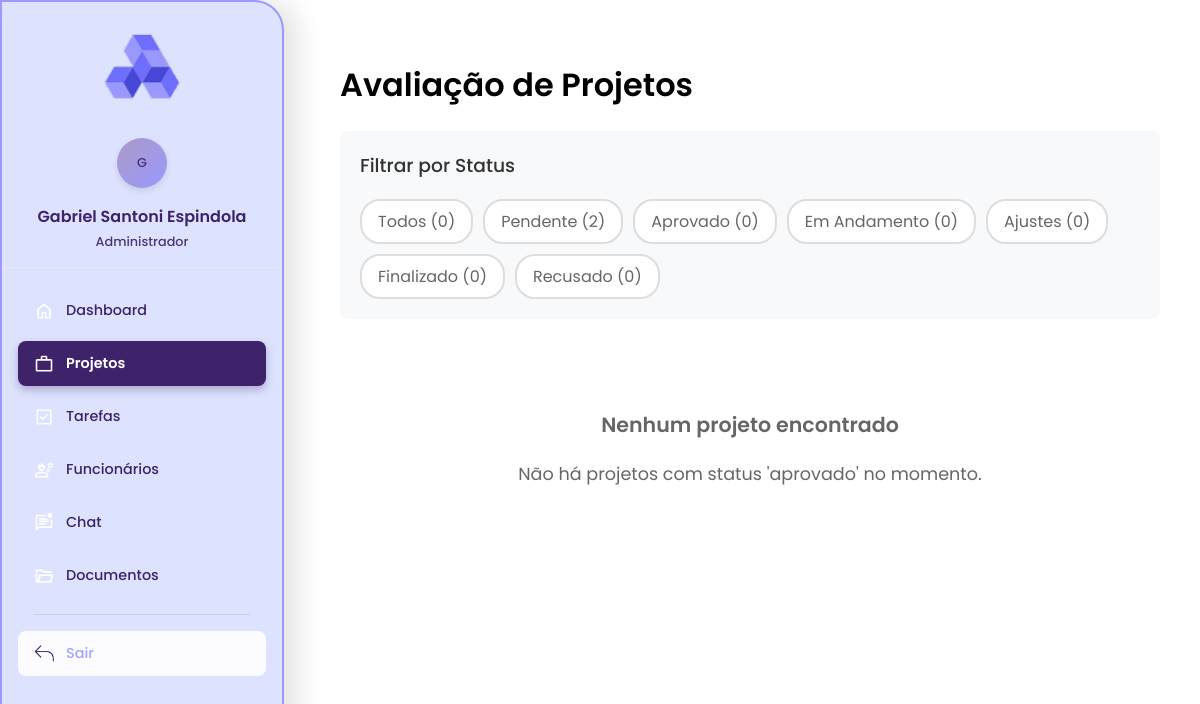
The page /gestor/projetos/avaliar_projetos.php?status=aprovado (signed in) on the database as committed earlier.
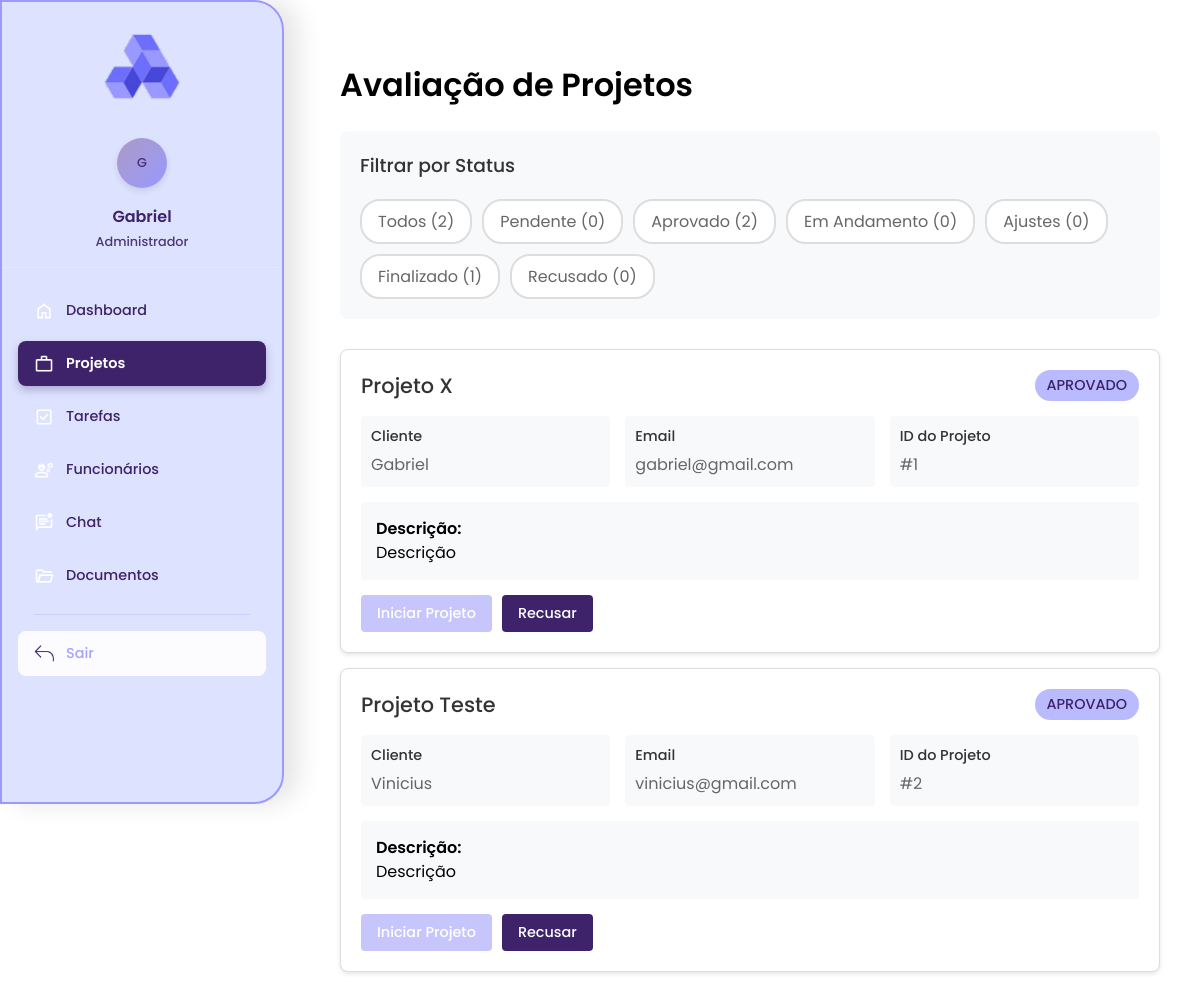
The same page on the database as committed later.
### tables this page shows
CREATE TABLE `projetos` (
  `id` int(11) NOT NULL,
  `titulo` varchar(150) NOT NULL,
  `descricao` text DEFAULT NULL,
  `status` enum('em_andamento','finalizado','aprovado','ajustes') DEFAULT 'em_andamento',
  `cliente_id` int(11) DEFAULT NULL,
  `criado_em` datetime DEFAULT current_timestamp()
);

CREATE TABLE `usuarios` (
  `id` int(11) NOT NULL,
  `nome` varchar(100) NOT NULL,
  `email` varchar(100) NOT NULL,
  `senha` varchar(255) NOT NULL,
  `tipo` enum('cliente','funcionario','admin') NOT NULL,
  `criado_em` datetime DEFAULT current_timestamp()
);

### gestor/projetos/avaliar_projetos.php (the view, shortened to what the changed rows need)
<?php include '../sidebar.php'; ?>
<!DOCTYPE html>
<html lang="pt-BR">
<head>
    <link rel="stylesheet" href="../css/geral.css">
</head>
<body>
    <div class="main-content">
        <?php
        include '../../conexao.php';
        $status_filter = isset($_GET['status']) ? $_GET['status'] : 'todos';
        $status_conditions = [
            'todos' => '',
            'pendente' => "WHERE p.status = 'pendente'",
            'aprovado' => "WHERE p.status = 'aprovado'",
            'em_andamento' => "WHERE p.status = 'em_andamento'",
            'ajustes' => "WHERE p.status = 'ajustes'",
            'finalizado' => "WHERE p.status = 'finalizado'",
            'recusado' => "WHERE p.status = 'recusado'"
        ];
        $where_clause = isset($status_conditions[$status_filter]) ? $status_conditions[$status_filter] : '';
        $query = "SELECT p.id, p.titulo, p.descricao, p.status, u.nome AS cliente, u.email AS cliente_email
                  FROM projetos p
                  JOIN usuarios u ON p.cliente_id = u.id
                  $where_clause
                  ORDER BY
    CASE p.status
        WHEN 'pendente' THEN 1
        WHEN 'ajustes' THEN 2
        WHEN 'em_andamento' THEN 3
        WHEN 'aprovado' THEN 4
        WHEN 'finalizado' THEN 5
        WHEN 'recusado' THEN 6
    END
";
        $result = $conn->query($query);
        $status_counts = [];
        $count_query = "SELECT status, COUNT(*) as count FROM projetos GROUP BY status";
        $count_result = $conn->query($count_query);
        while ($row = $count_result->fetch_assoc()) {
            $status_counts[$row['status']] = $row['count'];
        }
        function getStatusBadge($status)
        {
            $status_labels = [
                'pendente' => 'Pendente',
                'aprovado' => 'Aprovado',
                'em_andamento' => 'Em Andamento',
                'ajustes' => 'Ajustes',
                'finalizado' => 'Finalizado',
                'recusado' => 'Recusado'
            ];
            $label = isset($status_labels[$status]) ? $status_labels[$status] : $status;
            return "<span class='status-badge status-$status'>$label</span>";
        }
        function getActionButtons($project)
        {
            $buttons = [];
            $id = $project['id'];
            $status = $project['status'];
            switch ($status) {
                case 'aprovado':
                    $buttons[] = "<a href='?action=iniciar&id=$id' class='btn btn-info'>Iniciar Projeto</a>";
                    $buttons[] = "<a href='?action=recusar&id=$id' class='btn btn-danger' onclick='return confirm(\"Tem certeza que deseja recusar este projeto?\")'> Recusar</a>";
                    break;
            }
            return implode(' ', $buttons);
        }
        ?>
        <h1>Avaliação de Projetos</h1>
        <div class="filter-section">
            <div class="filter-buttons">
                <a href="?status=todos" class="filter-btn <?php echo $status_filter === 'todos' ? 'active' : ''; ?>">
                    Todos (<?php echo $result->num_rows; ?>)
                </a>
                <a href="?status=pendente"
                    class="filter-btn <?php echo $status_filter === 'pendente' ? 'active' : ''; ?>">
                    Pendente (<?php echo isset($status_counts['pendente']) ? $status_counts['pendente'] : 0; ?>)
                </a>
                <a href="?status=aprovado"
                    class="filter-btn <?php echo $status_filter === 'aprovado' ? 'active' : ''; ?>">
                    Aprovado (<?php echo isset($status_counts['aprovado']) ? $status_counts['aprovado'] : 0; ?>)
                </a>
                <a href="?status=em_andamento"
                    class="filter-btn <?php echo $status_filter === 'em_andamento' ? 'active' : ''; ?>">
                    Em Andamento
                    (<?php echo isset($status_counts['em_andamento']) ? $status_counts['em_andamento'] : 0; ?>)
                </a>
                <a href="?status=ajustes"
                    class="filter-btn <?php echo $status_filter === 'ajustes' ? 'active' : ''; ?>">
                    Ajustes (<?php echo isset($status_counts['ajustes']) ? $status_counts['ajustes'] : 0; ?>)
                </a>
                <a href="?status=finalizado"
                    class="filter-btn <?php echo $status_filter === 'finalizado' ? 'active' : ''; ?>">
                    Finalizado (<?php echo isset($status_counts['finalizado']) ? $status_counts['finalizado'] : 0; ?>)
                </a>
                <a href="?status=recusado"
                    class="filter-btn <?php echo $status_filter === 'recusado' ? 'active' : ''; ?>">
                    Recusado (<?php echo isset($status_counts['recusado']) ? $status_counts['recusado'] : 0; ?>)
                </a>
            </div>
        </div>
        <?php if ($result->num_rows === 0): ?>
            <div class="no-projects">
                <h3>Nenhum projeto encontrado</h3>
                <p>Não há projetos <?php echo $status_filter !== 'todos' ? "com status '$status_filter'" : ''; ?> no
                    momento.</p>
            </div>
        <?php else: ?>
            <?php while ($project = $result->fetch_assoc()): ?>
                <div class="project-card">
                    <div class="project-header">
                        <div class="project-title"><?php echo htmlspecialchars($project['titulo']); ?></div>
                        <?php echo getStatusBadge($project['status']); ?>
                    </div>
                    <div class="project-meta">
                        <div class="meta-item">
                            <div class="meta-label">Cliente</div>
                            <div class="meta-value"><?php echo htmlspecialchars($project['cliente']); ?></div>
                        </div>
                        <div class="meta-item">
                            <div class="meta-label">Email</div>
                            <div class="meta-value"><?php echo htmlspecialchars($project['cliente_email']); ?></div>
                        </div>
                        <div class="meta-item">
                            <div class="meta-label">ID do Projeto</div>
                            <div class="meta-value">#<?php echo $project['id']; ?></div>
                        </div>
                    </div>
                    <div class="project-description">
                        <strong>Descrição:</strong><br>
                        <?php echo nl2br(htmlspecialchars($project['descricao'])); ?>
                    </div>
                    <div class="project-actions">
                        <?php echo getActionButtons($project); ?>
                    </div>
                </div>
            <?php endwhile; ?>
        <?php endif; ?>
    </div>
</body>
</html>

### gestor/sidebar.php (shortened to what the changed rows need)
<?php
function getUserTypeName($type)
{
    $types = [
        'admin' => 'Administrador',
        'funcionario' => 'Funcionário',
        'cliente' => 'Cliente'
    ];
    return $types[$type] ?? 'Usuário';
}
function getCurrentDepth()
{
    $currentPath = $_SERVER['REQUEST_URI'];
    $pathParts = explode('/', trim($currentPath, '/'));
    $pathParts = array_filter($pathParts);
    $augebitIndex = array_search('augebit', $pathParts);
    if ($augebitIndex !== false) {
        return count($pathParts) - $augebitIndex - 1;
    }
    return 0;
}
$depth = getCurrentDepth();
$basePath = str_repeat('../', $depth) . 'augebit/gestor/';
$assetsPath = str_repeat('../', $depth) . 'augebit/assets/';
$navigation = [
    'all' => [
        [
            'icon' => 'icones/Dashboard.png',
            'label' => 'Dashboard',
            'url' => $basePath . 'dashboard_gestor.php',
            'active' => basename($_SERVER['PHP_SELF']) === 'dashboard_gestor.php'
        ],
        [
            'icon' => 'icones/projetos.png',
            'label' => 'Projetos',
            'url' => $basePath . 'projetos/listar_projetos.php',
            'active' => strpos($_SERVER['PHP_SELF'], 'projetos') !== false
        ],
        [
            'icon' => 'icones/NovaTarefa.png',
            'label' => 'Tarefas',
            'url' => $basePath . 'tarefas/tarefas.php',
            'active' => strpos($_SERVER['PHP_SELF'], 'tarefas') !== false
        ],
        [
            'icon' => 'icones/funcionarios.png',
            'label' => 'Funcionários',
            'url' => $basePath . 'usuarios/funcionarios.php',
            'active' => strpos($_SERVER['PHP_SELF'], 'funcionarios') !== false
        ],
        [
            'icon' => 'icones/chat.png',
            'label' => 'Chat',
            'url' => $basePath . 'chat.php',
            'active' => basename($_SERVER['PHP_SELF']) === 'chat.php'
        ],
        [
            'icon' => 'icones/documentos.png',
            'label' => 'Documentos',
            'url' => $basePath . 'documentos/visualizar_documentos.php',
            'active' => strpos($_SERVER['PHP_SELF'], 'documentos') !== false
        ]
    ],
];
$userType = $_SESSION['usuario_tipo'] ?? 'cliente';
$navItems = array_merge(
    $navigation['all'] ?? [],
    $navigation[$userType] ?? []
);
?>
<nav class="sidebar" id="sidebar">
    <div class="user-info">
        <div class="user-avatar">
            <span><?= strtoupper(substr($_SESSION['usuario_nome'] ?? 'U', 0, 1)) ?></span>
        </div>
        <h3><?= htmlspecialchars($_SESSION['usuario_nome'] ?? 'Usuário') ?></h3>
        <span><?= getUserTypeName($userType) ?></span>
    </div>
    <ul class="nav-menu">
        <?php foreach ($navItems as $item): ?>
            <li class="nav-item">
                <a href="<?= htmlspecialchars($item['url']) ?>" class="nav-link <?= $item['active'] ? 'active' : '' ?>"
                    title="<?= htmlspecialchars($item['label']) ?>" data-url="<?= htmlspecialchars($item['url']) ?>">
                    <span class="nav-icon">
                        <img src="<?= $assetsPath ?>img/<?= $item['icon'] ?>" alt="<?= htmlspecialchars($item['label']) ?>"
                            onerror="this.src='<?= $assetsPath ?>img/icones/default.png'">
                    </span>
                    <span class="nav-text"><?= htmlspecialchars($item['label']) ?></span>
                </a>
            </li>
        <?php endforeach; ?>
    </ul>
</nav>

Rows that differ between the two databases and show on the page:
now on this page (row edited): projetos: titulo "Projeto X", status "APROVADO", cliente.nome "Gabriel", cliente.email "gabriel@gmail.com", id "1", descricao "Descrição"
now on this page (row edited): projetos: titulo "Projeto Teste", status "APROVADO", cliente.nome "Vinicius", cliente.email "vinicius@gmail.com", id "2", descricao "Descrição"
Other text that changed with them:
$_SESSION['usuario_nome']: "Gabriel Santoni Espindola" → "Gabriel"
$result->num_rows: "0" → "2"
$status_counts['aprovado']: (not shown) → "2"
$status_counts['finalizado']: (not shown) → "1"
$status_counts['pendente']: "2" → (not shown)
$status_filter: "aprovado" → (not shown)
text no longer shown: "Nenhum projeto encontrado Não há projetos com status ' ' no momento."
